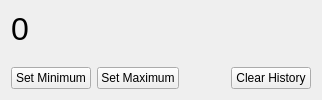
<?xml version="1.0" encoding="UTF-8"?>
<ui version="4.0">
 <class>PlotHistoryWidget</class>
 <widget class="QWidget" name="PlotHistoryWidget">
  <property name="windowTitle">
   <string>Plot History Window</string>
  </property>
  <layout class="QGridLayout" name="gridLayout">
   <item row="3" column="1">
    <widget class="QPushButton" name="set_max_pushButton">
     <property name="text">
      <string>Set Maximum</string>
     </property>
    </widget>
   </item>
   <item row="3" column="0">
    <widget class="QPushButton" name="set_min_pushButton">
     <property name="text">
      <string>Set Minimum</string>
     </property>
    </widget>
   </item>
   <item row="3" column="2">
    <spacer name="horizontalSpacer">
     <property name="orientation">
      <enum>Qt::Horizontal</enum>
     </property>
     <property name="sizeType">
      <enum>QSizePolicy::Expanding</enum>
     </property>
     <property name="sizeHint" stdset="0">
      <size>
       <width>40</width>
       <height>20</height>
      </size>
     </property>
    </spacer>
   </item>
   <item row="3" column="3">
    <widget class="QPushButton" name="clear_pushButton">
     <property name="text">
      <string>Clear History</string>
     </property>
    </widget>
   </item>
   <item row="2" column="0" colspan="4">
    <widget class="PlotWidget" name="history_PlotWidget" native="true">
     <property name="sizePolicy">
      <sizepolicy hsizetype="Preferred" vsizetype="Expanding">
       <horstretch>0</horstretch>
       <verstretch>0</verstretch>
      </sizepolicy>
     </property>
    </widget>
   </item>
   <item row="1" column="0" colspan="4">
    <widget class="QLabel" name="data_label">
     <property name="font">
      <font>
       <pointsize>24</pointsize>
      </font>
     </property>
     <property name="text">
      <string>0</string>
     </property>
    </widget>
   </item>
  </layout>
 </widget>
 <customwidgets>
  <customwidget>
   <class>PlotWidget</class>
   <extends>QWidget</extends>
   <header>pyqtgraph</header>
   <container>1</container>
  </customwidget>
 </customwidgets>
 <resources/>
 <connections/>
</ui>
